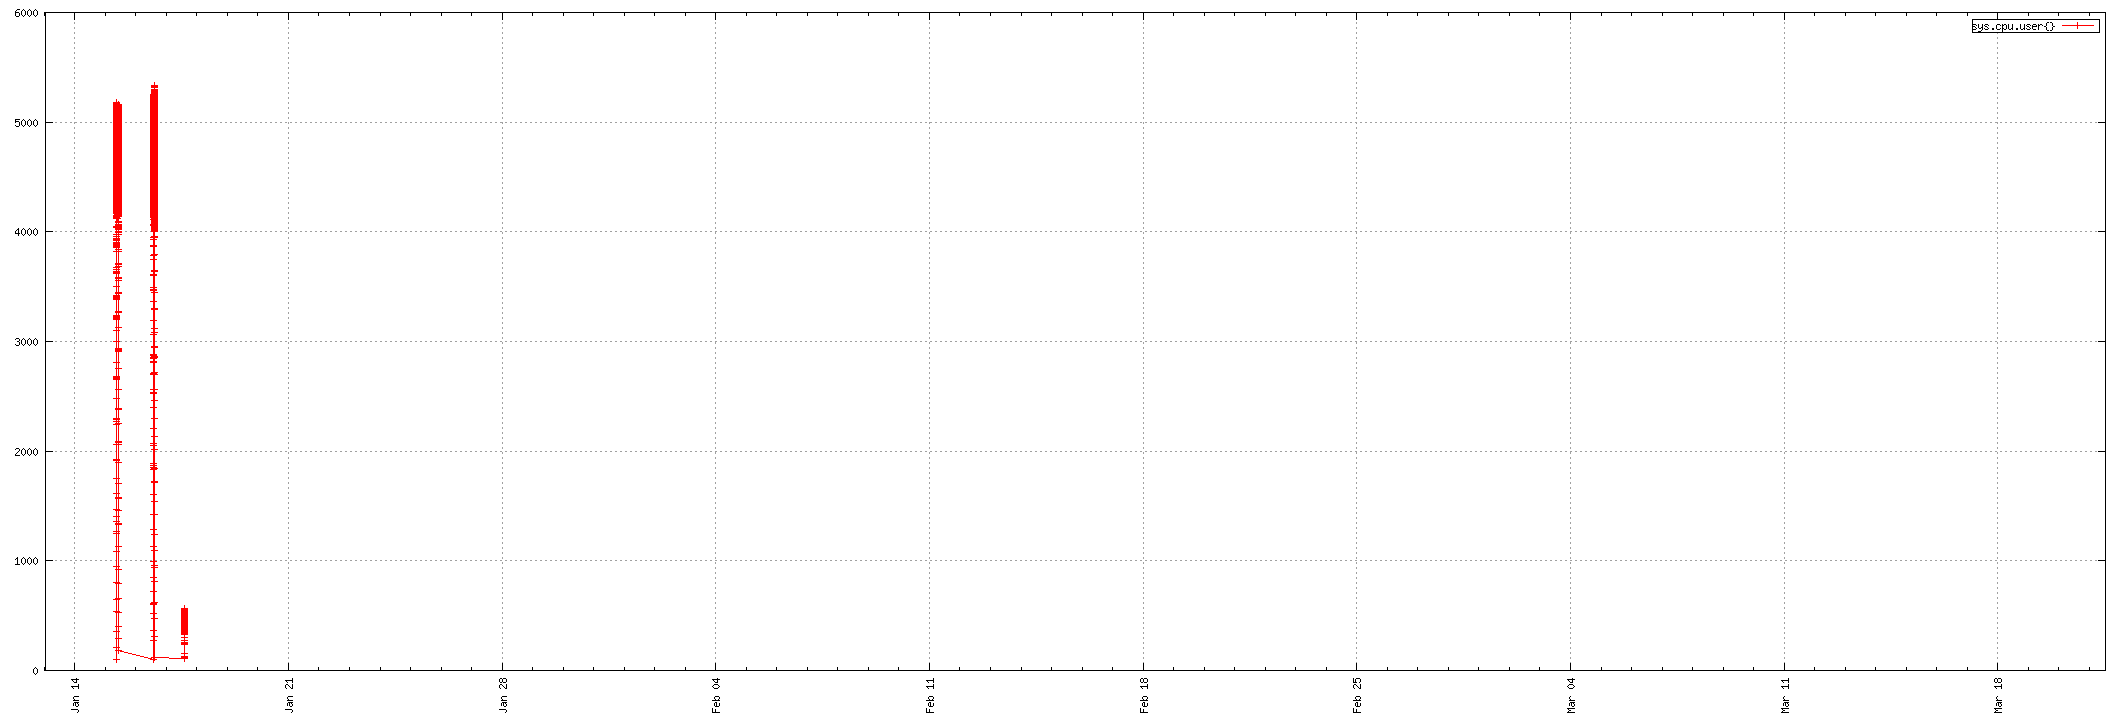

Write the gnuplot code that produced this figure.
set term png small size 2124,720
set xdata time
set timefmt "%s"
if (GPVAL_VERSION < 4.6) set xtics rotate; else set xtics rotate right
set output "${TMPDIR-'tmp'}/tsd/51bb23d9.png"
set xrange ["1673571600":"1679402322"]
set format x "%b %d"
set grid
set style data linespoint
set key right box
set yrange [0:]
plot  "${TMPDIR-'tmp'}/tsd/51bb23d9_0.dat" using 1:2 title "sys.cpu.user{}"
